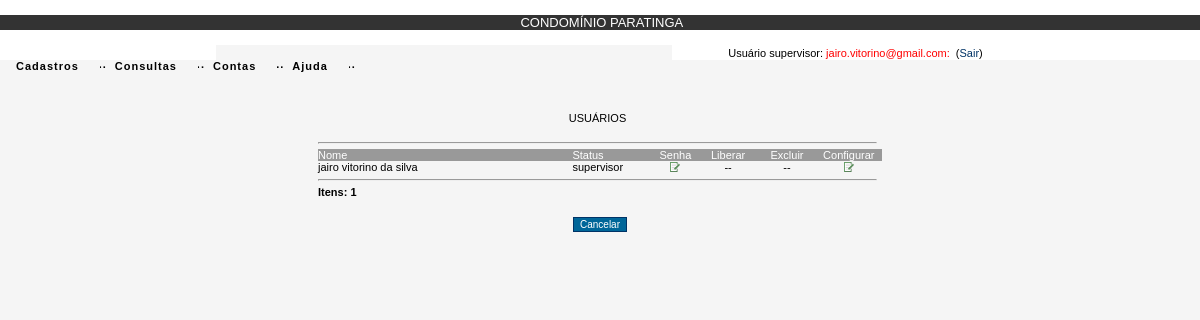
/usuario_lista.php (signed in), run on the app's committed database.
### tables this page shows
CREATE TABLE IF NOT EXISTS `usuarios` (
  `id_usuario` int(11) NOT NULL AUTO_INCREMENT,
  `nm_usuario` varchar(50) NOT NULL,
  `nu_cpf` varchar(11) NOT NULL,
  `nm_login` varchar(50) NOT NULL,
  `nm_senha` varchar(60) NOT NULL,
  `st_usuario` int(11) NOT NULL,
  `nu_ip` varchar(50) NOT NULL,
  `id_sexo` varchar(1) NOT NULL,
  `nu_lote` varchar(2) NOT NULL,
  `nm_quadra` varchar(1) NOT NULL,
  `nu_telefone` varchar(20) NOT NULL,
  `id_status` int(11) NOT NULL DEFAULT '3',
  `dt_cadastro` date NOT NULL,
  PRIMARY KEY (`id_usuario`),
  KEY `id_status` (`id_status`)
);

CREATE TABLE IF NOT EXISTS `status` (
  `id_status` int(11) NOT NULL AUTO_INCREMENT,
  `nm_status` varchar(50) NOT NULL,
  PRIMARY KEY (`id_status`)
);

### usuario_lista.php (the view, shortened to what this page needs)
<?php
 include "cabecalho/cabecalho.php";
  $login_paratinga = @$_SESSION['login_paratinga'];
 if ($login_paratinga){
?>
<html>
<head>
</head>
<link rel="stylesheet" href="css/filadelfia.css" type="text/css">
<body bgcolor="#F5F5F5" onLoad="javascript:caixas()">
<table width="47%" border="0" cellspacing="0" cellpadding="0" align="center">
  <tr>
    <td colspan="6" class="labelCentro">&nbsp;</td>
  </tr>
  <tr>
    <td colspan="6" class="labelCentro">&nbsp;</td>
  </tr>
  <tr>
    <td colspan="6" class="labelCentro">&nbsp;</td>
  </tr>
  <tr>
    <td colspan="6" class="labelCentro">USU&Aacute;RIOS</td>
  </tr>
  <tr>
    <td colspan="6" class="labelCentro">&nbsp;</td>
  </tr>
  <tr>
    <td colspan="6" class="labelCentro"><hr></td>
  </tr>
  <tr bgcolor="#999999">
    <td width="41%" class="labelEsquerda"><font color="#FFFFFF">Nome</font></td>
    <td width="13%" class="labelEsquerda"><font color="#FFFFFF">Status</font></td>
    <td width="8%" class="labelCentro"><font color="#FFFFFF">Senha</font></td>
    <td width="9%" class="labelCentro"><font color="#FFFFFF">Liberar</font></td>
    <td width="10%" class="labelCentro"><font color="#FFFFFF">Excluir</font></td>
    <td width="9%" class="labelCentro"><font color="#FFFFFF">Configurar</font></td>
  </tr>
  <?php
  if ($login_paratinga == 'admin'){
  $sql = mysql_query("SELECT * FROM usuarios, status WHERE usuarios.id_status = status.id_status AND nm_login != 'admin' AND id_usuario != 57 ORDER BY nm_usuario");
  $row = mysql_num_rows($sql);
  } else {
  $sql = mysql_query("SELECT * FROM usuarios, status WHERE usuarios.id_status = status.id_status AND id_usuario = ".$_SESSION['id_usuario']." ORDER BY nm_usuario");
  $row = mysql_num_rows($sql);
  }
    for ( $i=0; $i < $row; $i++ ){
  $id_usuario= mysql_result($sql, $i, "id_usuario");
   $nm_usuario = mysql_result($sql, $i, "nm_usuario");
   $id_status = mysql_result($sql, $i, "id_status");
   $id_status == 3 ? $libera = "<a href='controller/usuario_controller.php?abrirBoasVindas=abrirBoasVindas&id_usuario=$id_usuario&opcao=2'><img src='img/insert.gif' width='10' height='10'></a>" : $libera = "";
   $nm_status = mysql_result($sql, $i, "nm_status");
  ?>
  <tr onMouseOver="move_i(this)" onMouseOut="move_o(this)">
    <td class="labelEsquerda"><?php echo $nm_usuario;?></td>
    <td class="labelEsquerda"><?php echo $nm_status;?></td>
    <td class="labelCentro"><a href="controller/usuario_controller.php?abrirSenha=abrirSenha&id_usuario=<?php echo $id_usuario;?>"><img src="img/insert.gif" width="10" height="10"></a></td>
    <?php if ($_SESSION['login'] == 'admin'){?>
    <td class="labelCentro"><?php echo $libera; ?></a></td>
    <td class="labelCentro"><a href="javascript:del('controller/usuario_controller.php?excluirUsuario=excluirUsuario&id_usuario=<?php echo $id_usuario;?>&opcao=2')"><img src="img/excluir2.gif" width="10" height="10"></a></td>
    <?php } else {?>
    <td class="labelCentro">--</td>
    <td width="2%" class="labelCentro">--</td>
    <?php }?>
    <td width="8%" class="labelCentro"><a href="controller/usuario_controller.php?abrirUsuarioAlt=abrirUsuarioAlt&id_usuario=<?php echo $id_usuario;?>">
      <img src="img/insert.gif" width="10" height="10"></a></td>
  </tr>
  <?php } ?>
  <tr>
    <td colspan="6" class="labelCentro"><hr></td>
  </tr>
  <tr>
    <td class="labelEsquerda"><strong>Itens:&nbsp;<?php echo $i;?></strong></td>
    <td colspan="4" class="labelEsquerda">&nbsp;</td>
    <td class="labelCentro">&nbsp;</td>
  </tr>
</table>
<p align="center">
  <input name="volta" type="button" id="volta" value="Cancelar" onClick="javascript:cancelar('controller/cancela_controller.php?cancelarOperacao=cancelarOperacao')" />
</p>
</body>
<?php
} else {
 include "rodape/rodape.php";
 }
 ?>
</html>

### css/textos.css (style rules this page uses)
input[type=button] { background:#006699; color:#ffffff; }

### css/estilo.css (style rules this page uses)
body { margin-left: 0px; margin-top: 0px; margin-right: 0px; margin-bottom: 0px; SCROLLBAR-FACE-COLOR: #ffffff; SCROLLBAR-HIGHLIGHT-COLOR: #BDD5E7; SCROLLBAR-SHADOW-COLOR: #ffffff; SCROLLBAR-3DLIGHT-COLOR: #ffffff; SCROLLBAR-ARROW-COLOR: #335ec1; }
input { font-family: Arial, Helvetica, sans-serif; font-size: 10px; color: #000000; border: 1px solid #003366; margin: 3px; }
A:link { color: #000000; text-decoration: none; }

### css/filadelfia.css (style rules this page uses)
a:link { color: #003366; }
.labelEsquerda { text-align: left; padding-right: 5px; font-family: Arial, Helvetica, sans-serif; font-size: 11px; color: #000000; }
.labelCentro { text-align: center; padding-right: 5px; font-family: Arial, Helvetica, sans-serif; font-size: 11px; color: #000000; }

### data on the page
usuarios: nm_usuario "jairo vitorino da silva", id_status.nm_status "supervisor"

### other printed values
$_SESSION['nm_status'] "supervisor"
$i "1"
